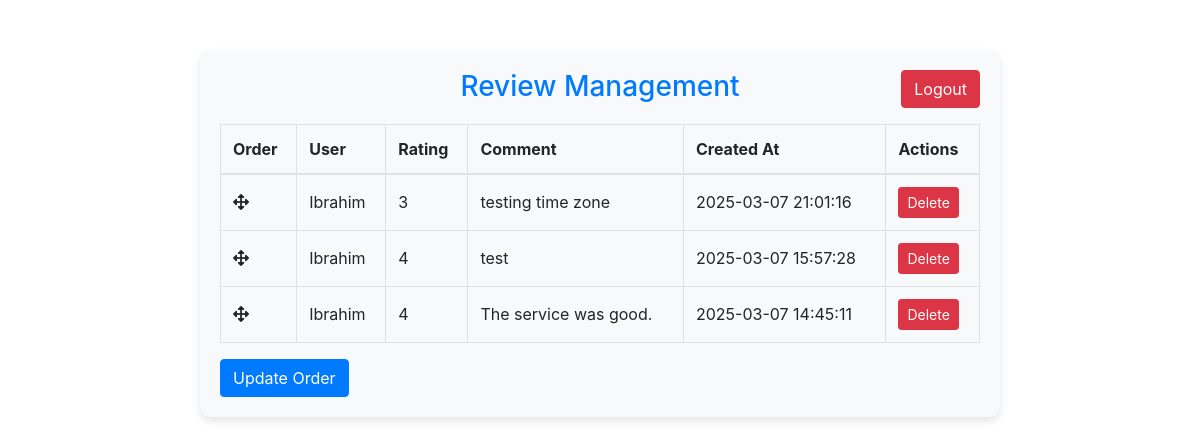
Page /admin_reviews.php (signed in) on the earlier database version.
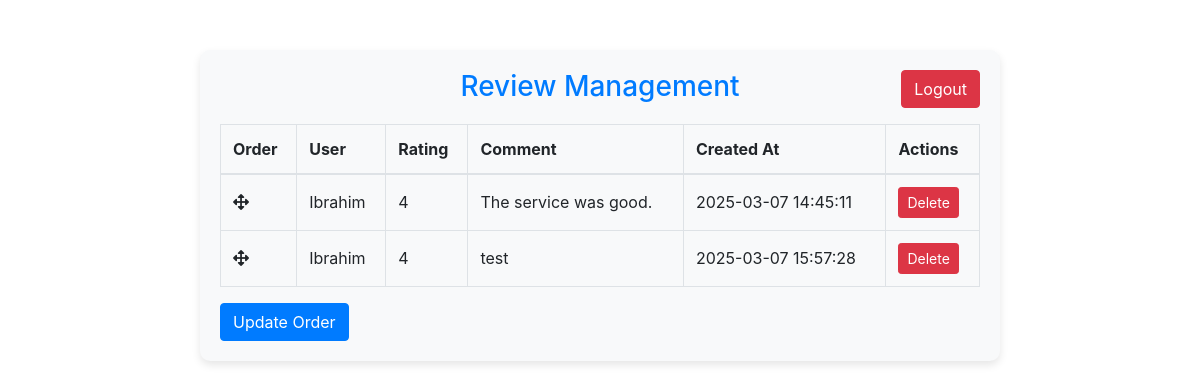
Same page on the later database version.
### tables this page shows
CREATE TABLE `reviews` (
  `id` int(11) NOT NULL,
  `user_id` int(11) NOT NULL,
  `rating` int(11) NOT NULL CHECK (`rating` between 1 and 5),
  `comment` text NOT NULL,
  `created_at` timestamp NOT NULL DEFAULT current_timestamp(),
  `display_order` int(11) DEFAULT 0
);

CREATE TABLE `users` (
  `id` int(11) NOT NULL,
  `email` varchar(255) NOT NULL,
  `password` varchar(255) NOT NULL,
  `google_id` varchar(255) DEFAULT NULL,
  `name` varchar(255) DEFAULT NULL,
  `profile_image` varchar(255) DEFAULT NULL,
  `phone` varchar(20) DEFAULT NULL,
  `Address` varchar(255) NOT NULL
);

### admin_reviews.php (the view, shortened to what this page needs)
<?php
include 'db.php';
$query = "
    SELECT reviews.id, reviews.user_id, reviews.rating, reviews.comment, reviews.created_at, reviews.display_order, users.name
    FROM reviews
    JOIN users ON reviews.user_id = users.id
    ORDER BY reviews.display_order ASC, reviews.created_at DESC
";
$result = $conn1->query($query);
?>
<!DOCTYPE html>
<html lang="en">
<head>
    <link href="https://stackpath.bootstrapcdn.com/bootstrap/4.5.2/css/bootstrap.min.css" rel="stylesheet">
    <link rel="stylesheet" href="https://cdnjs.cloudflare.com/ajax/libs/jqueryui/1.12.1/jquery-ui.min.css">
    <link rel="stylesheet" href="https://cdnjs.cloudflare.com/ajax/libs/font-awesome/5.15.3/css/all.min.css">
</head>
<body>
    <div class="container">
        <div class="dashboard-container">
            <a href="admin_dashboard.php?logout=true" class="btn btn-danger logout-link">Logout</a>
            <h3 class="text-center">Review Management</h3>
            <form method="POST" action="admin_reviews.php">
                <table class="table table-bordered review-table">
                    <thead>
                        <tr>
                            <th>Order</th>
                            <th>User</th>
                            <th>Rating</th>
                            <th>Comment</th>
                            <th>Created At</th>
                            <th>Actions</th>
                        </tr>
                    </thead>
                    <tbody id="sortable">
                        <?php while ($row = $result->fetch_assoc()): ?>
                            <tr data-id="<?php echo htmlspecialchars($row['id']); ?>">
                                <td class="order-column">
                                    <i class="fas fa-arrows-alt"></i>
                                </td>
                                <td><?php echo htmlspecialchars($row['name']); ?></td>
                                <td><?php echo htmlspecialchars($row['rating']); ?></td>
                                <td><?php echo htmlspecialchars($row['comment']); ?></td>
                                <td><?php echo htmlspecialchars($row['created_at']); ?></td>
                                <td>
                                    <a href="admin_reviews.php?delete=<?php echo htmlspecialchars($row['id']); ?>" class="btn btn-danger btn-sm">Delete</a>
                                </td>
                            </tr>
                        <?php endwhile; ?>
                    </tbody>
                </table>
                <button type="submit" name="update_order" class="btn btn-primary">Update Order</button>
            </form>
        </div>
    </div>
</body>
</html>

### admin_reviews.php (style rules this page uses)
.dashboard-container { max-width: 800px; margin: 50px auto; padding: 20px; background: #f8f9fa; border-radius: 10px; box-shadow: 0 4px 8px rgba(0, 0, 0, 0.1); position: relative; }
.dashboard-container h3 { margin-bottom: 20px; text-align: center; color: #007bff; }
.logout-link { position: absolute; top: 20px; right: 20px; }
.review-table th, .review-table td { vertical-align: middle; }
.order-column { cursor: move; }
.order-column i { cursor: move; }

Differences in the rows shown:
removed reviews: user.name "Ibrahim", rating "3", comment "testing time zone", created_at "2025-03-07 21:01:16"
shown differently, row unchanged: reviews "The service was good.": moves up the list
